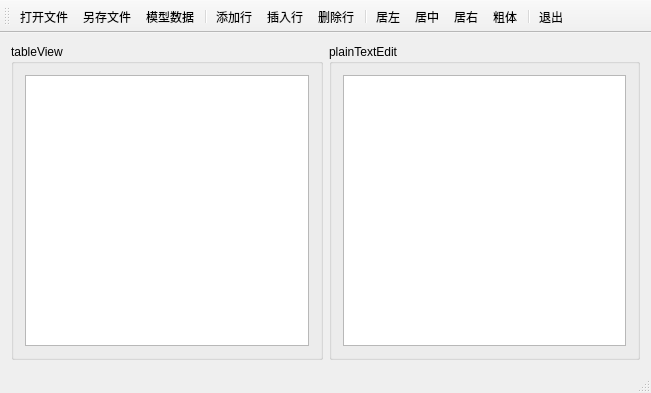
<?xml version="1.0" encoding="UTF-8"?>
<ui version="4.0">
 <class>MainWindow</class>
 <widget class="QMainWindow" name="MainWindow">
  <property name="geometry">
   <rect>
    <x>0</x>
    <y>0</y>
    <width>651</width>
    <height>393</height>
   </rect>
  </property>
  <property name="windowTitle">
   <string>MainWindow</string>
  </property>
  <widget class="QWidget" name="centralWidget">
   <layout class="QHBoxLayout" name="horizontalLayout">
    <item>
     <widget class="QGroupBox" name="groupBox">
      <property name="title">
       <string>tableView</string>
      </property>
      <layout class="QVBoxLayout" name="verticalLayout">
       <item>
        <widget class="QTableView" name="tableView"/>
       </item>
      </layout>
     </widget>
    </item>
    <item>
     <widget class="QGroupBox" name="groupBox_2">
      <property name="title">
       <string>plainTextEdit</string>
      </property>
      <layout class="QVBoxLayout" name="verticalLayout_2">
       <item>
        <widget class="QPlainTextEdit" name="plainTextEdit"/>
       </item>
      </layout>
     </widget>
    </item>
   </layout>
  </widget>
  <widget class="QToolBar" name="mainToolBar">
   <property name="toolButtonStyle">
    <enum>Qt::ToolButtonTextUnderIcon</enum>
   </property>
   <attribute name="toolBarArea">
    <enum>TopToolBarArea</enum>
   </attribute>
   <attribute name="toolBarBreak">
    <bool>false</bool>
   </attribute>
   <addaction name="actOpenFile"/>
   <addaction name="actSaveFile"/>
   <addaction name="actModelData"/>
   <addaction name="separator"/>
   <addaction name="actAppend"/>
   <addaction name="actInsert"/>
   <addaction name="actDel"/>
   <addaction name="separator"/>
   <addaction name="actAlignLeft"/>
   <addaction name="actAlignCenter"/>
   <addaction name="actAlignRight"/>
   <addaction name="actFontBold"/>
   <addaction name="separator"/>
   <addaction name="actExit"/>
  </widget>
  <widget class="QStatusBar" name="statusBar">
   <property name="layoutDirection">
    <enum>Qt::LeftToRight</enum>
   </property>
  </widget>
  <action name="actOpenFile">
   <property name="icon">
    <iconset resource="res.qrc">
     <normaloff>:/icons/images/open.bmp</normaloff>:/icons/images/open.bmp</iconset>
   </property>
   <property name="text">
    <string>打开文件</string>
   </property>
   <property name="shortcut">
    <string>Ctrl+O</string>
   </property>
  </action>
  <action name="actSaveFile">
   <property name="icon">
    <iconset resource="res.qrc">
     <normaloff>:/icons/images/save.bmp</normaloff>:/icons/images/save.bmp</iconset>
   </property>
   <property name="text">
    <string>另存文件</string>
   </property>
   <property name="shortcut">
    <string>Ctrl+S</string>
   </property>
  </action>
  <action name="actModelData">
   <property name="icon">
    <iconset resource="res.qrc">
     <normaloff>:/icons/images/export1.bmp</normaloff>:/icons/images/export1.bmp</iconset>
   </property>
   <property name="text">
    <string>模型数据</string>
   </property>
  </action>
  <action name="actAppend">
   <property name="icon">
    <iconset resource="res.qrc">
     <normaloff>:/icons/images/append.bmp</normaloff>:/icons/images/append.bmp</iconset>
   </property>
   <property name="text">
    <string>添加行</string>
   </property>
  </action>
  <action name="actInsert">
   <property name="icon">
    <iconset resource="res.qrc">
     <normaloff>:/icons/images/306.bmp</normaloff>:/icons/images/306.bmp</iconset>
   </property>
   <property name="text">
    <string>插入行</string>
   </property>
  </action>
  <action name="actDel">
   <property name="icon">
    <iconset resource="res.qrc">
     <normaloff>:/icons/images/delete.bmp</normaloff>:/icons/images/delete.bmp</iconset>
   </property>
   <property name="text">
    <string>删除行</string>
   </property>
  </action>
  <action name="actAlignLeft">
   <property name="icon">
    <iconset resource="res.qrc">
     <normaloff>:/icons/images/508.bmp</normaloff>:/icons/images/508.bmp</iconset>
   </property>
   <property name="text">
    <string>居左</string>
   </property>
  </action>
  <action name="actAlignCenter">
   <property name="icon">
    <iconset resource="res.qrc">
     <normaloff>:/icons/images/510.bmp</normaloff>:/icons/images/510.bmp</iconset>
   </property>
   <property name="text">
    <string>居中</string>
   </property>
  </action>
  <action name="actAlignRight">
   <property name="icon">
    <iconset resource="res.qrc">
     <normaloff>:/icons/images/512.bmp</normaloff>:/icons/images/512.bmp</iconset>
   </property>
   <property name="text">
    <string>居右</string>
   </property>
  </action>
  <action name="actFontBold">
   <property name="icon">
    <iconset resource="res.qrc">
     <normaloff>:/icons/images/500.bmp</normaloff>:/icons/images/500.bmp</iconset>
   </property>
   <property name="text">
    <string>粗体</string>
   </property>
  </action>
  <action name="actExit">
   <property name="icon">
    <iconset resource="res.qrc">
     <normaloff>:/icons/images/exit.bmp</normaloff>:/icons/images/exit.bmp</iconset>
   </property>
   <property name="text">
    <string>退出</string>
   </property>
  </action>
 </widget>
 <layoutdefault spacing="6" margin="11"/>
 <resources>
  <include location="res.qrc"/>
 </resources>
 <connections>
  <connection>
   <sender>actExit</sender>
   <signal>triggered()</signal>
   <receiver>MainWindow</receiver>
   <slot>close()</slot>
   <hints>
    <hint type="sourcelabel">
     <x>-1</x>
     <y>-1</y>
    </hint>
    <hint type="destinationlabel">
     <x>325</x>
     <y>196</y>
    </hint>
   </hints>
  </connection>
 </connections>
</ui>
